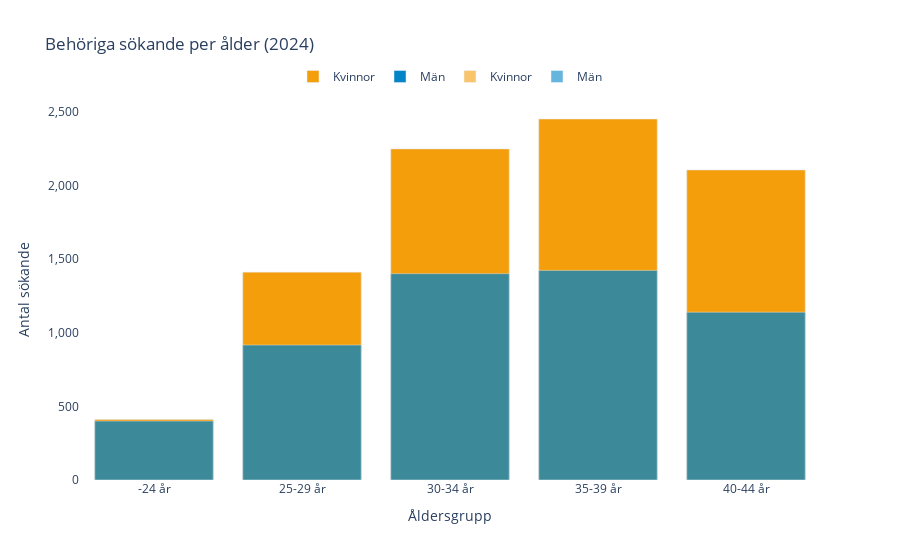

Write notebook code for a chart like this one.
### Code cell
# Add women bars
fig.add_trace(go.Bar(
    x=pivot_age.index,
    y=pivot_age["kvinnor"],
    name="Kvinnor",
    marker_color="#f59e0b",
    opacity=0.6
))

# Add men bars
fig.add_trace(go.Bar(
    x=pivot_age.index,
    y=pivot_age["män"],
    name="Män",
    marker_color="#0284c7",
    opacity=0.6
))
fig.update_layout(barmode='overlay')

### Figure 1 — Plotly figure (JSON) as saved in the notebook; plotly's stock layout.template omitted (floating-point values rounded to 4 significant figures)
{"data": [{"marker": {"color": "#f59e0b"}, "name": "Kvinnor", "type": "bar", "x": ["-24 år", "25-29 år", "30-34 år", "35-39 år", "40-44 år"], "y": [411, 1411, 2248, 2451, 2105]}, {"marker": {"color": "#0284c7"}, "name": "Män", "type": "bar", "x": ["-24 år", "25-29 år", "30-34 år", "35-39 år", "40-44 år"], "y": [400, 916, 1401, 1423, 1139]}, {"marker": {"color": "#f59e0b"}, "name": "Kvinnor", "opacity": 0.6, "type": "bar", "x": ["-24 år", "25-29 år", "30-34 år", "35-39 år", "40-44 år"], "y": [411, 1411, 2248, 2451, 2105]}, {"marker": {"color": "#0284c7"}, "name": "Män", "opacity": 0.6, "type": "bar", "x": ["-24 år", "25-29 år", "30-34 år", "35-39 år", "40-44 år"], "y": [400, 916, 1401, 1423, 1139]}], "layout": {"barmode": "overlay", "legend": {"orientation": "h", "x": 0.5, "xanchor": "center", "y": 1.1}, "paper_bgcolor": "white", "plot_bgcolor": "white", "title": {"text": "Behöriga sökande per ålder (2024)"}, "xaxis": {"tickangle": 0, "title": {"text": "Åldersgrupp"}, "type": "category"}, "yaxis": {"tickformat": ",", "title": {"text": "Antal sökande"}}}}
